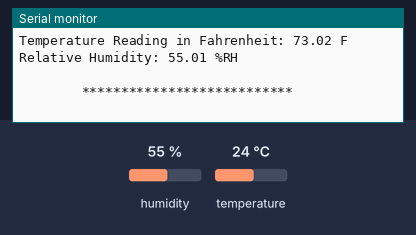
This sketch was run on a simulated Arduino Uno, built with avr-gcc and run on an emulated ATmega328P. On the bench: the last lines printed to the serial monitor. Wiring (inferred from the names in the program): HTU21/Si7021 sensor at I2C address 0x40. The inputs (shaded band) are chosen by the test bench; at power-on: humidity 55 %, temperature 24 °C.

Above: at 1.7 s.
1.8 s: humidity set to 22 %
At 2.08 s:
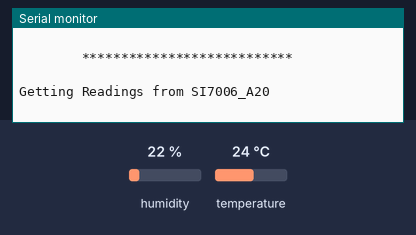
3.7 s: temperature set to 12 °C
At 4.4 s:
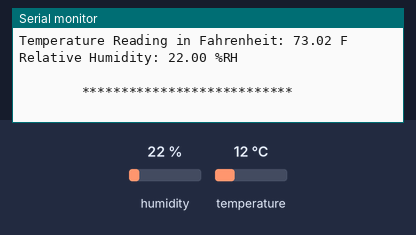
5.6 s: temperature set to 41 °C
At 6.2 s:
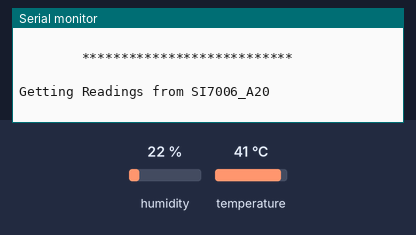
Timing chart, 0 to 8.6 s (numbered marks = the images above; inputs shaded):
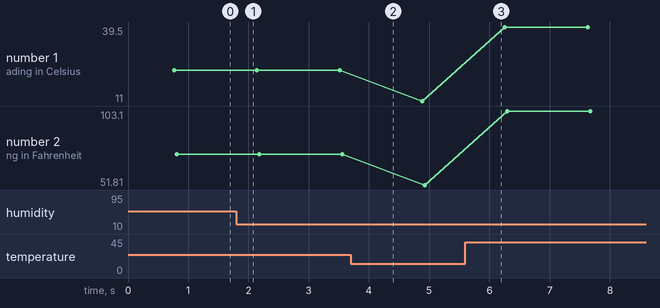

Measured:
- plotted number 1: 22.79 → 11 after the input at 3.7 s, 11 → 39.5 after the input at 5.6 s
- plotted number 2: 73.02 → 51.81 after the input at 3.7 s, 51.81 → 103.1 after the input at 5.6 s

The sketch:

SI7006Example.ino
```cpp
/**************************************************************************/
/*
        Distributed with a free-will license.
        Use it any way you want, profit or free, provided it fits in the licenses of its associated works.
        SI7006-A20
        This code is designed to work with the SI7006-A20_I2CS I2C Mini Module available from ControlEverything.com.
        https://www.controleverything.com/content/Temperature?sku=SI7006-A20_I2CS#tabs-0-product_tabset-2
*/
/**************************************************************************/

#include <Wire.h>
#include <SI7006_A20.h>

SI7006_A20 si;

void setup(void)
{
    Serial.begin(9600);

    // The address can be changed making the option of connecting multiple devices
    si.getAddr_SI7006_A20(SI7006_A20_DEFAULT_ADDRESS);   // 0x40

    // The Measurement Resolution, VDD Status, On-Chip Heater Status and Heater Current,
    // The Temperature and Humidity Measurement Modes can be changed via the following functions

    si.setResolution(RESOLUTION_0);             // RH: 12 bit, Temp: 14 bit
    // si.setResolution(RESOLUTION_1);          // RH: 8 bit, Temp: 12 bit
    // si.setResolution(RESOLUTION_2);          // RH: 10 bit, Temp: 13 bit
    // si.setResolution(RESOLUTION_4);          // RH: 11 bit, Temp: 11 bit

    si.setVoltage(VOLTAGE_OK);                  // VDD OK
    // si.setVoltage(VOLTAGE_LOW);              // VDD Low

    si.setHeaterStatus(HEATER_ENABLE);          // On-chip Heater Enable
    // si.setHeaterStatus(HEATER_DISABLE);      // On-chip Heater Disable

    si.setHeaterCurrent(HEATER_3_09);           // Heater Current: 3.09 mA
    // si.setHeaterCurrent(HEATER_9_18);        // Heater Current: 9.18 mA
    // si.setHeaterCurrent(HEATER_15_24);       // Heater Current: 15.24 mA
    // si.setHeaterCurrent(HEATER_21_33);       // Heater Current: 21.33 mA
    // si.setHeaterCurrent(HEATER_27_39);       // Heater Current: 27.39 mA
    // si.setHeaterCurrent(HEATER_33_48);       // Heater Current: 33.48 mA
    // si.setHeaterCurrent(HEATER_39_54);       // Heater Current: 39.54 mA
    // si.setHeaterCurrent(HEATER_45_63);       // Heater Current: 45.63 mA
    // si.setHeaterCurrent(HEATER_51_69);       // Heater Current: 51.69 mA
    // si.setHeaterCurrent(HEATER_57_78);       // Heater Current: 57.78 mA
    // si.setHeaterCurrent(HEATER_63_84);       // Heater Current: 63.84 mA
    // si.setHeaterCurrent(HEATER_69_93);       // Heater Current: 69.93 mA
    // si.setHeaterCurrent(HEATER_75_99);       // Heater Current: 75.99 mA
    // si.setHeaterCurrent(HEATER_82_08);       // Heater Current: 82.08 mA
    // si.setHeaterCurrent(HEATER_88_14);       // Heater Current: 88.14 mA
    // si.setHeaterCurrent(HEATER_94_20);       // Heater Current: 94.20 mA


    si.setTempMode(TEMP_NO_HOLD);               // Measure Temperature, No Hold Master Mode
    // si.setTempMode(TEMP_HOLD);               // Measure Temperature, Hold Master Mode

    si.setHumidityMode(HUMIDITY_NO_HOLD);       // Measure Humidity, No Hold Master Mode
    // si.setHumidityMode(HUMIDITY_HOLD);       // Measure Humidity, Hold Master Mode

    si.begin();
    delay(500);
}

void loop(void)
{
    byte error;
    int8_t address;

    address = si.si_i2cAddress;
    // The i2c_scanner uses the return value of
    // the Write.endTransmisstion to see if
    // a device did acknowledge to the address.
    Wire.beginTransmission(address);
    error = Wire.endTransmission();
    if (error == 0)
    {
        float cTemp, fTemp, humidity;

        Serial.println("Getting Readings from SI7006_A20");
        Serial.println(" ");
        // Read and print out the temperature, then convert to C and F scales
        cTemp = si.Measure_Temperature();
        fTemp = cTemp * 1.8 + 32;

        // Read and print out the Relative Humidity, convert it to %RH
        humidity = si.Measure_Humidity();

        // Output data to screen
        Serial.print("Temperature Reading in Celsius: ");
        Serial.print(cTemp);
        Serial.println(" C");
        Serial.print("Temperature Reading in Fahrenheit: ");
        Serial.print(fTemp);
        Serial.println(" F");
        Serial.print("Relative Humidity: ");
        Serial.print(humidity);
        Serial.println(" %RH");
        Serial.println(" ");
        Serial.println("        ***************************        ");
        Serial.println(" ");
    }
    else
    {
        Serial.println("SI7006_A20 Disconnected!");
        Serial.println(" ");
        Serial.println("        ************        ");
        Serial.println(" ");
    }

    delay(1000);
}
```
